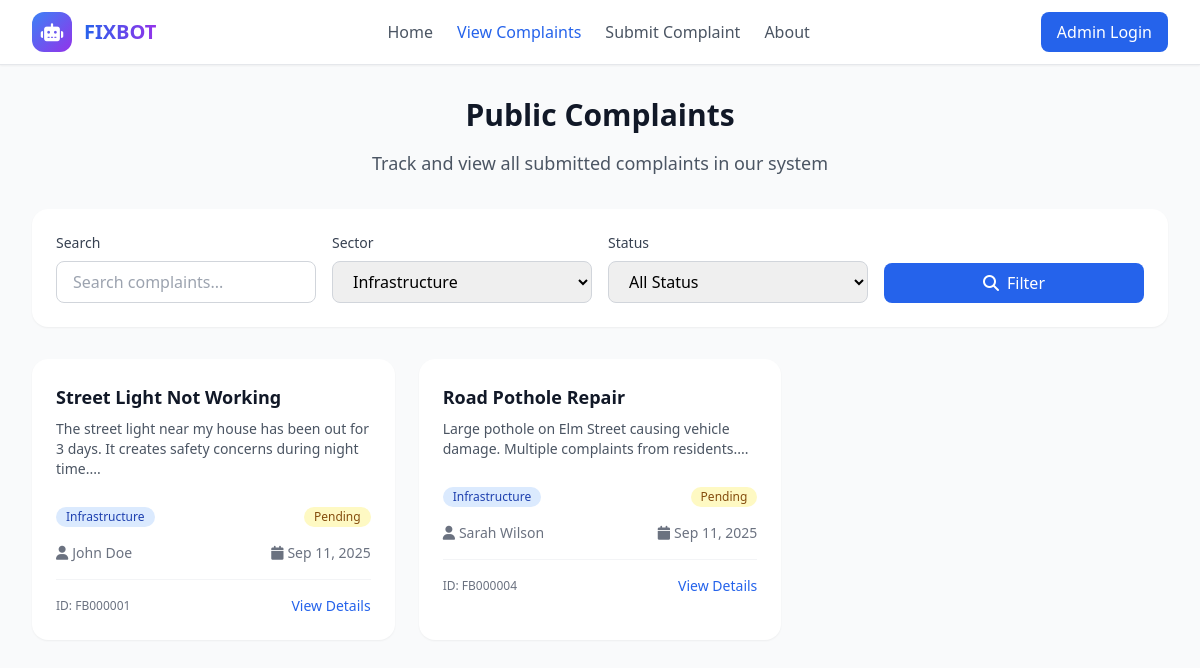
Page /public_complaints.php?sector=Infrastructure on the committed database.
### tables this page shows
CREATE TABLE `complain` (
  `id` int(11) NOT NULL AUTO_INCREMENT,
  `name` varchar(50) NOT NULL,
  `email` varchar(100) NOT NULL,
  `phone` varchar(15) NOT NULL,
  `address` text NOT NULL,
  `title` varchar(100) NOT NULL,
  `description` text NOT NULL,
  `sector` varchar(50) NOT NULL,
  `status` varchar(20) DEFAULT 'pending',
  `priority` varchar(10) DEFAULT 'medium',
  `assigned_to` varchar(50) DEFAULT NULL,
  `created_at` timestamp NOT NULL DEFAULT CURRENT_TIMESTAMP,
  `updated_at` timestamp NOT NULL DEFAULT CURRENT_TIMESTAMP ON UPDATE CURRENT_TIMESTAMP,
  PRIMARY KEY (`id`),
  KEY `idx_status` (`status`),
  KEY `idx_priority` (`priority`),
  KEY `idx_sector` (`sector`),
  KEY `idx_created_at` (`created_at`),
  KEY `idx_assigned_to` (`assigned_to`)
);

### public_complaints.php (the view, shortened to what this page needs)
<?php
require_once 'dbconfig.php';
$search = $_GET['search'] ?? '';
$sector = $_GET['sector'] ?? '';
$page = intval($_GET['page'] ?? 1);
$limit = 12;
$where_conditions = [];
if ($sector && $sector !== 'all') {
    $where_conditions[] = "sector = '" . mysqli_real_escape_string($conn, $sector) . "'";
}
$where_clause = !empty($where_conditions) ? 'WHERE ' . implode(' AND ', $where_conditions) : '';
$offset = ($page - 1) * $limit;
$query = "SELECT * FROM complain $where_clause ORDER BY created_at DESC LIMIT $limit OFFSET $offset";
$result = mysqli_query($conn, $query);
$complaints = [];
while ($row = mysqli_fetch_assoc($result)) {
    $complaints[] = $row;
}
$sector_query = "SELECT DISTINCT sector FROM complain WHERE sector IS NOT NULL ORDER BY sector";
$sector_result = mysqli_query($conn, $sector_query);
$sectors = [];
while ($row = mysqli_fetch_assoc($sector_result)) {
    $sectors[] = $row['sector'];
}
?>
<!DOCTYPE html>
<html lang="en">
<head>
    <script src="https://cdn.tailwindcss.com"></script>
    <link rel="stylesheet" href="https://cdnjs.cloudflare.com/ajax/libs/font-awesome/6.4.0/css/all.min.css">
</head>
<body class="bg-gray-50">
    <header class="bg-white shadow-sm border-b">
        <div class="max-w-7xl mx-auto px-4 sm:px-6 lg:px-8">
            <div class="flex items-center justify-between h-16">
                <div class="flex items-center space-x-3">
                    <div class="w-10 h-10 bg-gradient-to-br from-blue-500 to-purple-600 rounded-xl flex items-center justify-center">
                        <i class="fas fa-robot text-white text-lg"></i>
                    </div>
                    <span class="text-xl font-bold bg-gradient-to-r from-blue-600 to-purple-600 bg-clip-text text-transparent">
                    </span>
                </div>
                <nav class="hidden md:flex space-x-6">
                    <a href="index.php" class="text-gray-600 hover:text-blue-600">Home</a>
                    <a href="public_complaints.php" class="text-blue-600 font-medium">View Complaints</a>
                    <a href="complaintform.php" class="text-gray-600 hover:text-blue-600">Submit Complaint</a>
                    <a href="about.php" class="text-gray-600 hover:text-blue-600">About</a>
                </nav>
                <a href="admin/" class="bg-blue-600 text-white px-4 py-2 rounded-lg hover:bg-blue-700">
                    Admin Login
                </a>
            </div>
        </div>
    </header>
    <main class="max-w-7xl mx-auto px-4 sm:px-6 lg:px-8 py-8">
        <div class="text-center mb-8">
            <h1 class="text-3xl font-bold text-gray-900 mb-4">Public Complaints</h1>
            <p class="text-lg text-gray-600">Track and view all submitted complaints in our system</p>
        </div>
        <div class="bg-white rounded-2xl p-6 shadow-sm mb-8">
            <form method="GET" class="grid grid-cols-1 md:grid-cols-4 gap-4">
                <div>
                    <label class="block text-sm font-medium text-gray-700 mb-2">Search</label>
                    <input type="text" name="search" value="<?php echo htmlspecialchars($search); ?>"
                           placeholder="Search complaints..."
                           class="w-full border border-gray-300 rounded-lg px-4 py-2 focus:ring-2 focus:ring-blue-500 focus:border-blue-500">
                </div>
                <div>
                    <label class="block text-sm font-medium text-gray-700 mb-2">Sector</label>
                    <select name="sector" class="w-full border border-gray-300 rounded-lg px-4 py-2 focus:ring-2 focus:ring-blue-500 focus:border-blue-500">
                        <?php foreach ($sectors as $s): ?>
                            <option value="<?php echo htmlspecialchars($s); ?>" <?php echo $sector === $s ? 'selected' : ''; ?>>
                                <?php echo htmlspecialchars($s); ?>
                            </option>
                        <?php endforeach; ?>
                    </select>
                </div>
                <div>
                    <label class="block text-sm font-medium text-gray-700 mb-2">Status</label>
                    <select name="status" class="w-full border border-gray-300 rounded-lg px-4 py-2 focus:ring-2 focus:ring-blue-500 focus:border-blue-500">
                        <option value="">All Status</option>
                    </select>
                </div>
                <div class="flex items-end">
                    <button type="submit" class="w-full bg-blue-600 text-white px-4 py-2 rounded-lg hover:bg-blue-700">
                        <i class="fas fa-search mr-2"></i>Filter
                    </button>
                </div>
            </form>
        </div>
        <div class="grid grid-cols-1 md:grid-cols-2 lg:grid-cols-3 gap-6 mb-8">
            <?php foreach ($complaints as $complaint): ?>
            <div class="bg-white rounded-2xl p-6 shadow-sm hover:shadow-md transition-shadow">
                <div class="flex items-start justify-between mb-4">
                    <div class="flex-1">
                        <h3 class="text-lg font-semibold text-gray-900 mb-2">
                            <?php echo htmlspecialchars($complaint['title']); ?>
                        </h3>
                        <p class="text-sm text-gray-600 mb-3">
                            <?php echo htmlspecialchars(substr($complaint['description'], 0, 120)) . '...'; ?>
                        </p>
                    </div>
                </div>
                <div class="flex items-center justify-between mb-4">
                    <span class="inline-flex items-center px-2.5 py-0.5 rounded-full text-xs font-medium bg-blue-100 text-blue-800">
                        <?php echo htmlspecialchars($complaint['sector']); ?>
                    </span>
                    <?php
                    $statusColors = [
                        'pending' => 'bg-yellow-100 text-yellow-800',
                        'in_progress' => 'bg-blue-100 text-blue-800',
                        'resolved' => 'bg-green-100 text-green-800',
                        'closed' => 'bg-gray-100 text-gray-800'
                    ];
                    $status_display = $complaint['status'] ?? 'pending';
                    ?>
                    <span class="inline-flex items-center px-2.5 py-0.5 rounded-full text-xs font-medium <?php echo $statusColors[$status_display]; ?>">
                        <?php echo ucfirst(str_replace('_', ' ', $status_display)); ?>
                    </span>
                </div>
                <div class="flex items-center justify-between text-sm text-gray-500">
                    <div class="flex items-center">
                        <i class="fas fa-user mr-1"></i>
                        <?php echo htmlspecialchars($complaint['name']); ?>
                    </div>
                    <div class="flex items-center">
                        <i class="fas fa-calendar mr-1"></i>
                        <?php echo date('M j, Y', strtotime($complaint['created_at'])); ?>
                    </div>
                </div>
                <div class="mt-4 pt-4 border-t border-gray-100">
                    <div class="flex items-center justify-between">
                        <span class="text-xs text-gray-500">
                            ID: FB<?php echo str_pad($complaint['id'], 6, '0', STR_PAD_LEFT); ?>
                        </span>
                        <button onclick="viewComplaint(<?php echo $complaint['id']; ?>)"
                                class="text-blue-600 hover:text-blue-800 text-sm font-medium">
                            View Details
                        </button>
                    </div>
                </div>
            </div>
            <?php endforeach; ?>
        </div>
    </main>
</body>
</html>

### rows in the picture
complain: title "Street Light Not Working", description "The street light near my house has been out for 3 days. It creates safety concerns during night time.", sector "Infrastructure", status "Pending", name "John Doe", created_at "Sep 11, 2025", id "000001"
complain: title "Road Pothole Repair", description "Large pothole on Elm Street causing vehicle damage. Multiple complaints from residents.", sector "Infrastructure", status "Pending", name "Sarah Wilson", created_at "Sep 11, 2025", id "000004"

### other values in the picture
form field sector "Infrastructure"
